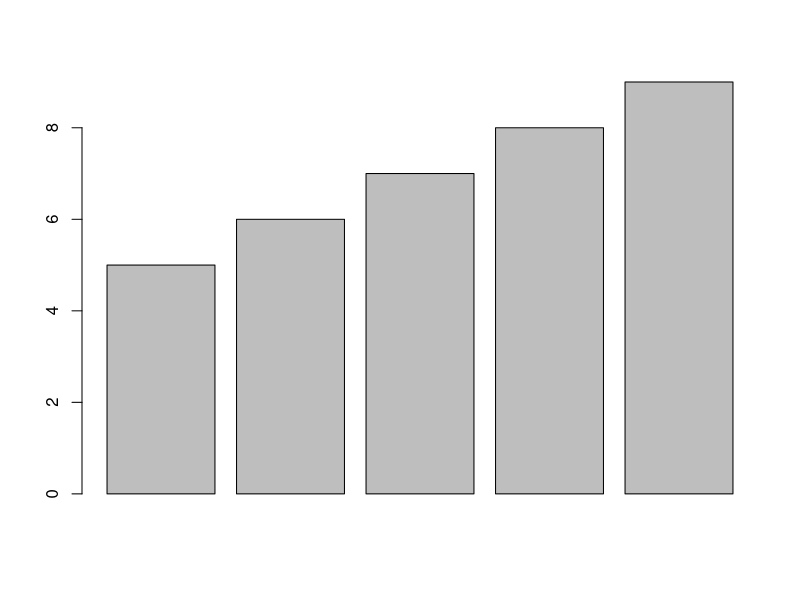
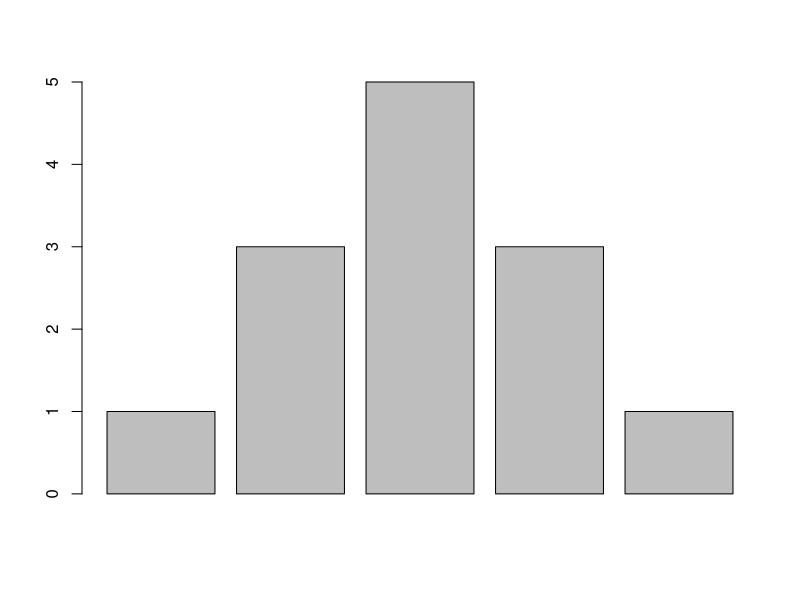

Generate these figures, in order, with R:
# Tarea 3
# 03/09/22
# Jorge Iván Garza Aldape

# Problemas

# Problema 1

matriz <- matrix(c(1, 6, 1, 2, 4, 3, 3, 1, 4, 4, 3, 2), 3, 4)
row.names(matriz) <- c("i", "Xi", "Yi")
matriz

i <- seq(1, 4, 1)
X <- c(6, 4, 1, 3)
Y <- c(1, 3, 4, 2)

Xi <- sum(X)
Xi

XiYi <- X * Y
XiYi <- sum(XiYi)
XiYi

ProdXi <- prod(X)
ProdXi
ProdXiYi <- prod(X) * prod(Y)
ProdXiYi
ProdXiYi2 <- (prod(X)^2) * (prod(Y)^0.5)
ProdXiYi2


# Problema 2

grupo_A <- c(80, 90, 90, 100)
grupo_A
grupo_B <- c(60, 65, 65, 70, 70, 70, 75, 75, 80, 80, 80, 80, 80, 85, 100)
grupo_B

# A) El grupo A tiene una altura media mayor.

mean(grupo_A)
mean(grupo_B)

# El grupo A tiene la media en altura mas grande. Coincide con mi primera impresión.


# Problema 3

calif <- c(87, 72, 85)
sum_calif <- sum(calif)
sum_calif
media_80 <- 4 * 80
media_80
calif_final <- media_80 - sum_calif
calif_final

# Calificación del 4o exámen para obtener media de 80: 76

media_exámenes <- c(87, 72, 85, 76)
mean(media_exámenes)

# Problema 4

# El enunciado correscto es B) "Hay un total de 110 niños en la ciudad".


# Problema 5

Germ <- c(5, 6, 7, 8, 9)
Cajas_P <- c(1, 3, 5, 3, 1)

barplot(Germ)
barplot(Cajas_P)

# Los datos se pueden visualizar usando el gráfico de tipo "barplot".

mean(Germ)
mean(Cajas_P)

median(Germ)
median(Cajas_P)


# Problema 6

set <- c(2, 2, 3, 6, 10)
set

# A) Calcule la Moda, la Mediana y la Media
# Moda
moda_1 <- unique(set)
moda_1
moda_1[which.max(tabulate(match(set, moda_1)))]

# Mediana
median(set)

# Media
mean(set)

# B) Suma 5 a cada uno de los valores y calcule Moda, Mediana y Media
set5 <- set + 5
set5

# Moda
moda_2 <- unique(set5)
moda_2[which.max(tabulate(match(set5, moda_2)))]

# Mediana
median(set5)

#Media
mean(set5)

# C) R= Cuando se adiciona una constante a todas las variables, los resultados de la moda, mediana y media
# se incrementan equivalentemente al valor de la constante en cuestión.

# D) Multiplique cada valor de los datos por 5 y calcule moda, mediana y media
setpor5 <- set * 5
setpor5

#Moda
moda_3 <- unique(setpor5)
moda_3[which.max(tabulate(match(setpor5, moda_3)))]

#Mediana
median(setpor5)

#Media
mean(setpor5)

# E) R= Incluso si los valores de la moda, mediana y media se multiplican por 5, los resultados siguen
# siendo equivalentemente iguales al número por el que se multiplicaron.


# Problema 7

Digitos <- c(0, 1, 2, 3, 4, 5, 6, 7, 8, 9)
Digitos

# A) Dígitos con mediana y media de 7
digitos1 <- c(10, 3, 7, 8, 7)
median(digitos1)
mean(digitos1)

# Dígitos alternativos
digitos2 <- c(5, 8, 10, 5, 7)
median(digitos2)
mean(digitos2)

# B) Dígitos con mediana de 7 y media inferior a 7
digitos3 <- c(2, 1, 7, 7, 8)
median(digitos3)
mean(digitos3)

# Dígitos alternativos
digitos4 <- c(2, 7, 9, 3, 7)
median(digitos4)
mean(digitos4)